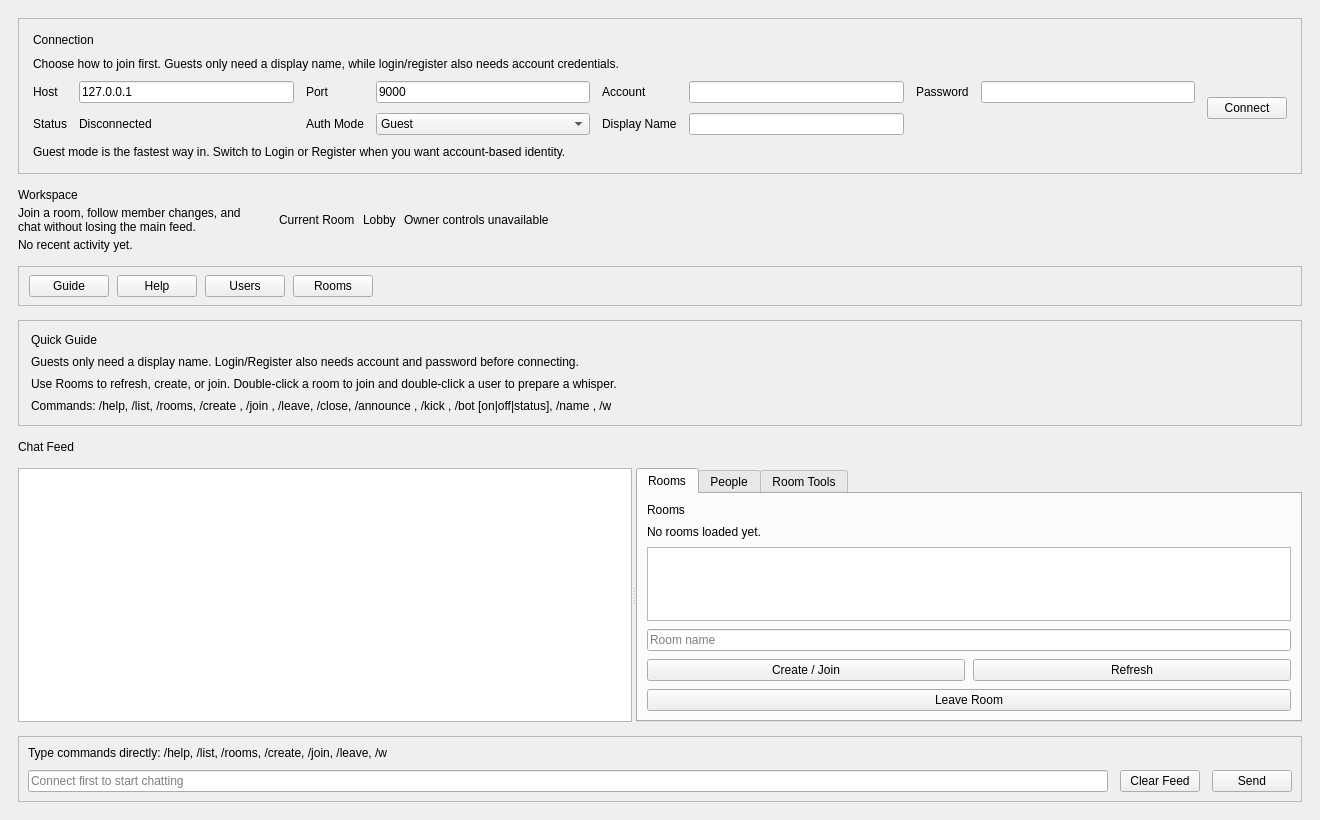
<?xml version="1.0" encoding="UTF-8"?>
<ui version="4.0">
 <class>ChatWindow</class>
 <widget class="QMainWindow" name="ChatWindow">
  <property name="geometry">
   <rect>
    <x>0</x>
    <y>0</y>
    <width>1320</width>
    <height>820</height>
   </rect>
  </property>
  <property name="windowTitle">
   <string>Qt Chat Client</string>
  </property>
  <widget class="QWidget" name="centralwidget">
   <layout class="QVBoxLayout" name="rootLayout">
    <property name="spacing">
     <number>14</number>
    </property>
    <property name="leftMargin">
     <number>18</number>
    </property>
    <property name="topMargin">
     <number>18</number>
    </property>
    <property name="rightMargin">
     <number>18</number>
    </property>
    <property name="bottomMargin">
     <number>18</number>
    </property>
    <item>
     <widget class="QFrame" name="connectionCardFrame">
      <property name="frameShape">
       <enum>QFrame::StyledPanel</enum>
      </property>
      <property name="frameShadow">
       <enum>QFrame::Raised</enum>
      </property>
      <layout class="QVBoxLayout" name="connectionCardLayout">
       <property name="spacing">
        <number>10</number>
       </property>
       <property name="leftMargin">
        <number>14</number>
       </property>
       <property name="topMargin">
        <number>14</number>
       </property>
       <property name="rightMargin">
        <number>14</number>
       </property>
       <property name="bottomMargin">
        <number>14</number>
       </property>
       <item>
        <widget class="QLabel" name="connectionCardTitleLabel">
         <property name="text">
          <string>Connection</string>
         </property>
        </widget>
       </item>
       <item>
        <widget class="QLabel" name="connectionCardSubtitleLabel">
         <property name="text">
          <string>Choose how to join first. Guests only need a display name, while login/register also needs account credentials.</string>
         </property>
         <property name="wordWrap">
          <bool>true</bool>
         </property>
        </widget>
       </item>
       <item>
        <layout class="QGridLayout" name="topGrid">
         <property name="horizontalSpacing">
          <number>12</number>
         </property>
         <property name="verticalSpacing">
          <number>10</number>
         </property>
         <item row="0" column="0">
          <widget class="QLabel" name="hostTitleLabel">
           <property name="text">
            <string>Host</string>
           </property>
          </widget>
         </item>
         <item row="0" column="1">
          <widget class="QLineEdit" name="hostEdit">
           <property name="text">
            <string>127.0.0.1</string>
           </property>
          </widget>
         </item>
         <item row="0" column="2">
          <widget class="QLabel" name="portTitleLabel">
           <property name="text">
            <string>Port</string>
           </property>
          </widget>
         </item>
         <item row="0" column="3">
          <widget class="QLineEdit" name="portEdit">
           <property name="text">
            <string>9000</string>
           </property>
          </widget>
         </item>
         <item row="0" column="4">
          <widget class="QLabel" name="accountTitleLabel">
           <property name="text">
            <string>Account</string>
           </property>
          </widget>
         </item>
         <item row="0" column="5">
          <widget class="QLineEdit" name="accountEdit"/>
         </item>
         <item row="0" column="6">
          <widget class="QLabel" name="passwordTitleLabel">
           <property name="text">
            <string>Password</string>
           </property>
          </widget>
         </item>
         <item row="0" column="7">
          <widget class="QLineEdit" name="passwordEdit"/>
         </item>
         <item row="0" column="8" rowspan="2">
          <widget class="QPushButton" name="connectButton">
           <property name="minimumHeight">
            <number>52</number>
           </property>
           <property name="text">
            <string>Connect</string>
           </property>
          </widget>
         </item>
         <item row="1" column="0">
          <widget class="QLabel" name="statusTitleLabel">
           <property name="text">
            <string>Status</string>
           </property>
          </widget>
         </item>
         <item row="1" column="1">
          <widget class="QLabel" name="statusLabel">
           <property name="text">
            <string>Disconnected</string>
           </property>
          </widget>
         </item>
         <item row="1" column="2">
          <widget class="QLabel" name="authModeTitleLabel">
           <property name="text">
            <string>Auth Mode</string>
           </property>
          </widget>
         </item>
         <item row="1" column="3">
          <widget class="QComboBox" name="authModeCombo">
           <item>
            <property name="text">
             <string>Guest</string>
            </property>
           </item>
           <item>
            <property name="text">
             <string>Login</string>
            </property>
           </item>
           <item>
            <property name="text">
             <string>Register</string>
            </property>
           </item>
          </widget>
         </item>
         <item row="1" column="4">
          <widget class="QLabel" name="displayNameTitleLabel">
           <property name="text">
            <string>Display Name</string>
           </property>
          </widget>
         </item>
         <item row="1" column="5">
          <widget class="QLineEdit" name="nicknameEdit"/>
         </item>
        </layout>
       </item>
       <item>
        <widget class="QLabel" name="connectionSummaryLabel">
         <property name="text">
          <string>Guest mode is the fastest way in. Switch to Login or Register when you want account-based identity.</string>
         </property>
         <property name="wordWrap">
          <bool>true</bool>
         </property>
        </widget>
       </item>
      </layout>
     </widget>
    </item>
    <item>
     <layout class="QHBoxLayout" name="workspaceHeaderLayout">
      <property name="spacing">
       <number>12</number>
      </property>
      <item>
       <layout class="QVBoxLayout" name="workspaceTitleLayout">
        <property name="spacing">
         <number>4</number>
        </property>
        <item>
         <widget class="QLabel" name="workspaceTitleLabel">
          <property name="text">
           <string>Workspace</string>
          </property>
         </widget>
        </item>
        <item>
         <widget class="QLabel" name="workspaceSubtitleLabel">
          <property name="text">
           <string>Join a room, follow member changes, and chat without losing the main feed.</string>
          </property>
          <property name="wordWrap">
           <bool>true</bool>
          </property>
         </widget>
        </item>
        <item>
         <widget class="QLabel" name="activitySummaryLabel">
          <property name="text">
           <string>No recent activity yet.</string>
          </property>
          <property name="wordWrap">
           <bool>true</bool>
          </property>
         </widget>
        </item>
       </layout>
        </item>
        <item>
         <layout class="QHBoxLayout" name="workspaceMetaLayout">
          <property name="spacing">
           <number>8</number>
          </property>
          <item>
           <widget class="QLabel" name="currentRoomCaptionLabel">
            <property name="text">
             <string>Current Room</string>
            </property>
           </widget>
          </item>
          <item>
           <widget class="QLabel" name="currentRoomLabel">
            <property name="text">
             <string>Lobby</string>
            </property>
           </widget>
          </item>
          <item>
           <widget class="QLabel" name="ownerStateLabel">
            <property name="text">
             <string>Owner controls unavailable</string>
            </property>
           </widget>
          </item>
         </layout>
        </item>
        <item>
         <spacer name="workspaceHeaderSpacer">
        <property name="orientation">
         <enum>Qt::Horizontal</enum>
        </property>
        <property name="sizeHint" stdset="0">
         <size>
          <width>40</width>
          <height>20</height>
         </size>
        </property>
       </spacer>
      </item>
     </layout>
    </item>
    <item>
     <widget class="QFrame" name="workspaceToolbarFrame">
      <property name="frameShape">
       <enum>QFrame::StyledPanel</enum>
      </property>
      <property name="frameShadow">
       <enum>QFrame::Raised</enum>
      </property>
      <layout class="QHBoxLayout" name="workspaceToolbarLayout">
       <property name="spacing">
        <number>8</number>
       </property>
       <property name="leftMargin">
        <number>10</number>
       </property>
       <property name="topMargin">
        <number>8</number>
       </property>
       <property name="rightMargin">
        <number>10</number>
       </property>
       <property name="bottomMargin">
        <number>8</number>
       </property>
       <item>
        <widget class="QPushButton" name="guideToggleButton">
         <property name="text">
          <string>Guide</string>
         </property>
        </widget>
       </item>
       <item>
        <widget class="QPushButton" name="helpButton">
         <property name="text">
          <string>Help</string>
         </property>
        </widget>
       </item>
       <item>
        <widget class="QPushButton" name="usersButton">
         <property name="text">
          <string>Users</string>
         </property>
        </widget>
       </item>
       <item>
        <widget class="QPushButton" name="roomsButton">
         <property name="text">
          <string>Rooms</string>
         </property>
        </widget>
       </item>
       <item>
        <spacer name="workspaceToolbarSpacer">
         <property name="orientation">
          <enum>Qt::Horizontal</enum>
         </property>
         <property name="sizeHint" stdset="0">
          <size>
           <width>40</width>
           <height>20</height>
          </size>
         </property>
        </spacer>
       </item>
      </layout>
     </widget>
    </item>
    <item>
     <widget class="QFrame" name="guidePanelFrame">
      <property name="frameShape">
       <enum>QFrame::StyledPanel</enum>
      </property>
      <property name="frameShadow">
       <enum>QFrame::Raised</enum>
      </property>
      <layout class="QVBoxLayout" name="guidePanelLayout">
       <property name="spacing">
        <number>8</number>
       </property>
       <property name="leftMargin">
        <number>12</number>
       </property>
       <property name="topMargin">
        <number>12</number>
       </property>
       <property name="rightMargin">
        <number>12</number>
       </property>
       <property name="bottomMargin">
        <number>12</number>
       </property>
       <item>
        <widget class="QLabel" name="guidePanelTitleLabel">
         <property name="text">
          <string>Quick Guide</string>
         </property>
        </widget>
       </item>
       <item>
        <widget class="QLabel" name="connectionGuideLabel">
         <property name="text">
          <string>Guests only need a display name. Login/Register also needs account and password before connecting.</string>
         </property>
         <property name="wordWrap">
          <bool>true</bool>
         </property>
        </widget>
       </item>
       <item>
        <widget class="QLabel" name="roomGuideLabel">
         <property name="text">
          <string>Use Rooms to refresh, create, or join. Double-click a room to join and double-click a user to prepare a whisper.</string>
         </property>
         <property name="wordWrap">
          <bool>true</bool>
         </property>
        </widget>
       </item>
       <item>
        <widget class="QLabel" name="commandsGuideLabel">
         <property name="text">
          <string>Commands: /help, /list, /rooms, /create &lt;room&gt;, /join &lt;room&gt;, /leave, /close, /announce &lt;msg&gt;, /kick &lt;nick&gt;, /bot [on|off|status], /name &lt;new&gt;, /w &lt;nick&gt; &lt;msg&gt;</string>
         </property>
         <property name="wordWrap">
          <bool>true</bool>
         </property>
        </widget>
       </item>
      </layout>
     </widget>
    </item>
    <item>
     <widget class="QLabel" name="chatFeedTitleLabel">
      <property name="text">
       <string>Chat Feed</string>
      </property>
     </widget>
    </item>
    <item>
     <widget class="QSplitter" name="centerSplitter">
      <property name="orientation">
       <enum>Qt::Horizontal</enum>
      </property>
      <property name="childrenCollapsible">
       <bool>false</bool>
      </property>
      <widget class="QTextEdit" name="logView">
       <property name="readOnly">
        <bool>true</bool>
       </property>
      </widget>
      <widget class="QWidget" name="rightPanel">
       <layout class="QVBoxLayout" name="rightPanelLayout">
        <property name="spacing">
         <number>10</number>
        </property>
        <item>
         <widget class="QTabWidget" name="sidebarTabs">
          <property name="currentIndex">
           <number>0</number>
          </property>
          <widget class="QWidget" name="roomsTab">
           <attribute name="title">
            <string>Rooms</string>
           </attribute>
           <layout class="QVBoxLayout" name="roomsTabLayout">
            <property name="spacing">
             <number>8</number>
            </property>
            <item>
             <widget class="QLabel" name="roomsTitleLabel">
              <property name="text">
               <string>Rooms</string>
              </property>
             </widget>
            </item>
            <item>
             <widget class="QLabel" name="roomStatsLabel">
              <property name="text">
               <string>No rooms loaded yet.</string>
              </property>
              <property name="wordWrap">
               <bool>true</bool>
              </property>
             </widget>
            </item>
            <item>
             <widget class="QListWidget" name="roomList"/>
            </item>
            <item>
             <widget class="QLineEdit" name="roomEdit">
              <property name="placeholderText">
               <string>Room name</string>
              </property>
             </widget>
            </item>
            <item>
             <layout class="QHBoxLayout" name="roomButtonLayout">
              <item>
               <widget class="QPushButton" name="roomActionButton">
                <property name="text">
                 <string>Create / Join</string>
                </property>
               </widget>
              </item>
              <item>
               <widget class="QPushButton" name="refreshRoomsButton">
                <property name="text">
                 <string>Refresh</string>
                </property>
               </widget>
              </item>
             </layout>
            </item>
            <item>
             <widget class="QPushButton" name="leaveRoomButton">
              <property name="text">
               <string>Leave Room</string>
              </property>
             </widget>
            </item>
           </layout>
          </widget>
          <widget class="QWidget" name="peopleTab">
           <attribute name="title">
            <string>People</string>
           </attribute>
           <layout class="QVBoxLayout" name="peopleTabLayout">
            <property name="spacing">
             <number>8</number>
            </property>
            <item>
             <widget class="QLabel" name="usersTitleLabel">
              <property name="text">
               <string>Connected Users</string>
              </property>
             </widget>
            </item>
            <item>
             <widget class="QLabel" name="userStatsLabel">
              <property name="text">
               <string>No users loaded yet.</string>
              </property>
              <property name="wordWrap">
               <bool>true</bool>
              </property>
             </widget>
            </item>
            <item>
             <widget class="QListWidget" name="userList"/>
            </item>
           </layout>
          </widget>
          <widget class="QWidget" name="adminTab">
           <attribute name="title">
            <string>Room Tools</string>
           </attribute>
           <layout class="QVBoxLayout" name="adminTabLayout">
            <property name="spacing">
             <number>10</number>
            </property>
            <item>
             <widget class="QLabel" name="roomSummaryLabel">
              <property name="text">
               <string>Room info and quick state will appear here.</string>
              </property>
              <property name="wordWrap">
               <bool>true</bool>
              </property>
             </widget>
            </item>
            <item>
             <layout class="QHBoxLayout" name="ownerKickLayout">
              <property name="spacing">
               <number>8</number>
              </property>
              <item>
               <widget class="QLabel" name="selectedUserCaptionLabel">
                <property name="text">
                 <string>Selected User</string>
                </property>
               </widget>
              </item>
              <item>
               <widget class="QLabel" name="selectedUserLabel">
                <property name="text">
                 <string>(none)</string>
                </property>
               </widget>
              </item>
              <item>
               <spacer name="ownerKickSpacer">
                <property name="orientation">
                 <enum>Qt::Horizontal</enum>
                </property>
                <property name="sizeHint" stdset="0">
                 <size>
                  <width>40</width>
                  <height>20</height>
                 </size>
                </property>
               </spacer>
              </item>
              <item>
               <widget class="QPushButton" name="kickUserButton">
                <property name="text">
                 <string>Kick User</string>
                </property>
               </widget>
              </item>
             </layout>
            </item>
            <item>
             <layout class="QHBoxLayout" name="ownerActionLayout">
              <property name="spacing">
               <number>8</number>
              </property>
              <item>
               <widget class="QPushButton" name="announceButton">
                <property name="text">
                 <string>Announce</string>
                </property>
               </widget>
              </item>
              <item>
               <widget class="QPushButton" name="botStatusButton">
                <property name="text">
                 <string>Bot Status</string>
                </property>
               </widget>
              </item>
              <item>
               <widget class="QPushButton" name="closeRoomButton">
                <property name="text">
                 <string>Close Room</string>
                </property>
               </widget>
              </item>
             </layout>
            </item>
            <item>
             <spacer name="adminTabSpacer">
              <property name="orientation">
               <enum>Qt::Vertical</enum>
              </property>
              <property name="sizeHint" stdset="0">
               <size>
                <width>20</width>
                <height>40</height>
               </size>
              </property>
             </spacer>
            </item>
           </layout>
          </widget>
         </widget>
        </item>
       </layout>
      </widget>
     </widget>
    </item>
    <item>
     <widget class="QFrame" name="composerFrame">
      <property name="frameShape">
       <enum>QFrame::StyledPanel</enum>
      </property>
      <property name="frameShadow">
       <enum>QFrame::Raised</enum>
      </property>
      <layout class="QVBoxLayout" name="bottomLayout">
      <property name="spacing">
       <number>10</number>
      </property>
      <item>
       <widget class="QLabel" name="inputHintLabel">
        <property name="text">
         <string>Type commands directly: /help, /list, /rooms, /create, /join, /leave, /w</string>
        </property>
       </widget>
      </item>
      <item>
       <layout class="QHBoxLayout" name="inputLayout">
        <property name="spacing">
         <number>12</number>
        </property>
        <item>
         <widget class="QLineEdit" name="messageEdit">
          <property name="placeholderText">
           <string>Connect first to start chatting</string>
          </property>
         </widget>
        </item>
        <item>
         <widget class="QPushButton" name="clearLogButton">
          <property name="text">
           <string>Clear Feed</string>
          </property>
         </widget>
        </item>
        <item>
         <widget class="QPushButton" name="sendButton">
          <property name="text">
           <string>Send</string>
          </property>
         </widget>
        </item>
       </layout>
      </item>
     </layout>
     </widget>
    </item>
   </layout>
  </widget>
 </widget>
 <resources/>
 <connections/>
</ui>
